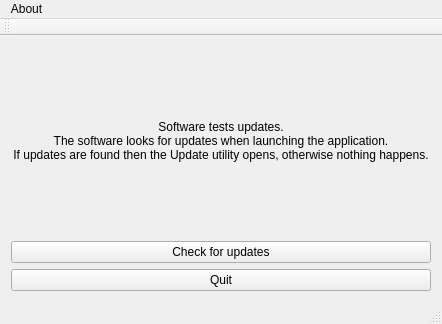
<?xml version="1.0" encoding="UTF-8"?>
<ui version="4.0">
 <class>MainWindow</class>
 <widget class="QMainWindow" name="MainWindow">
  <property name="geometry">
   <rect>
    <x>0</x>
    <y>0</y>
    <width>442</width>
    <height>324</height>
   </rect>
  </property>
  <property name="windowTitle">
   <string>MainWindow</string>
  </property>
  <widget class="QWidget" name="centralWidget">
   <layout class="QVBoxLayout" name="verticalLayout">
    <item>
     <widget class="QLabel" name="label">
      <property name="text">
       <string>Software tests updates.&lt;br/&gt;The software looks for updates when launching the application.&lt;br/&gt;If updates are found then the Update utility opens, otherwise nothing happens.</string>
      </property>
      <property name="alignment">
       <set>Qt::AlignCenter</set>
      </property>
     </widget>
    </item>
    <item>
     <widget class="QPushButton" name="checkUpdateButton">
      <property name="text">
       <string>Check for updates</string>
      </property>
     </widget>
    </item>
    <item>
     <widget class="QPushButton" name="quitButton">
      <property name="text">
       <string>Quit</string>
      </property>
     </widget>
    </item>
   </layout>
  </widget>
  <widget class="QMenuBar" name="menuBar">
   <property name="geometry">
    <rect>
     <x>0</x>
     <y>0</y>
     <width>442</width>
     <height>21</height>
    </rect>
   </property>
   <widget class="QMenu" name="menuAbout">
    <property name="title">
     <string>About</string>
    </property>
    <addaction name="actionCheck_for_updates_2"/>
   </widget>
   <addaction name="menuAbout"/>
  </widget>
  <widget class="QToolBar" name="mainToolBar">
   <attribute name="toolBarArea">
    <enum>TopToolBarArea</enum>
   </attribute>
   <attribute name="toolBarBreak">
    <bool>false</bool>
   </attribute>
  </widget>
  <widget class="QStatusBar" name="statusBar"/>
  <action name="actionCheck_for_updates">
   <property name="text">
    <string>Check for updates</string>
   </property>
  </action>
  <action name="actionCheck_Updates">
   <property name="text">
    <string>Check Updates</string>
   </property>
  </action>
  <action name="actionCheck_for_updates_2">
   <property name="text">
    <string>Check for updates</string>
   </property>
  </action>
 </widget>
 <layoutdefault spacing="6" margin="11"/>
 <resources/>
 <connections>
  <connection>
   <sender>quitButton</sender>
   <signal>clicked()</signal>
   <receiver>MainWindow</receiver>
   <slot>close()</slot>
   <hints>
    <hint type="sourcelabel">
     <x>177</x>
     <y>241</y>
    </hint>
    <hint type="destinationlabel">
     <x>240</x>
     <y>193</y>
    </hint>
   </hints>
  </connection>
 </connections>
</ui>
